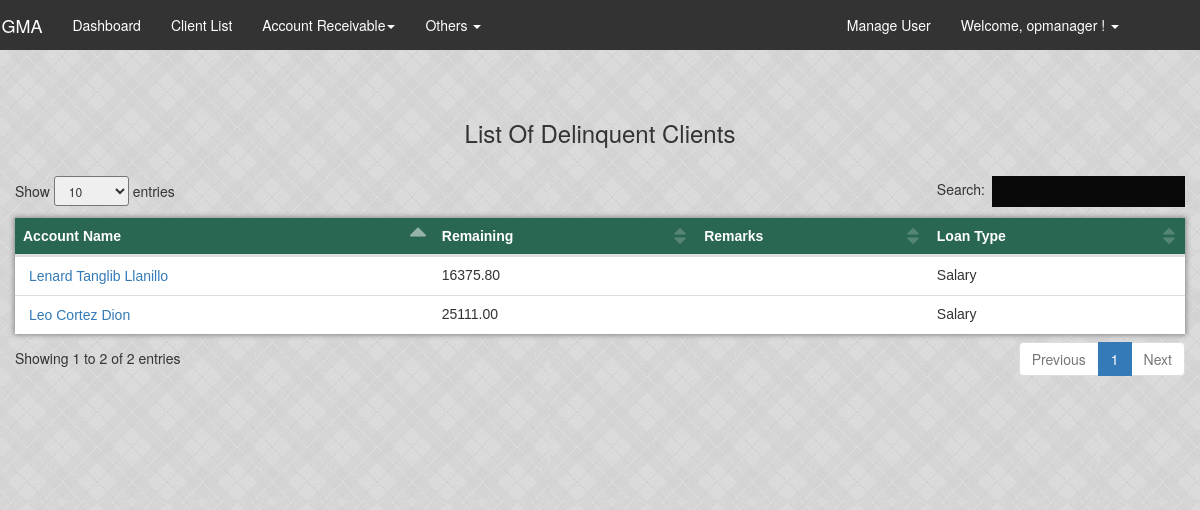
Screenshot of /html/SORDelinquentAccount.php (signed in) with the database file from the repository.
### tables this page shows
CREATE TABLE `loan` (
  `loan_id` int(11) NOT NULL AUTO_INCREMENT,
  `loan_balance` int(11) DEFAULT '0',
  `date_booked` date NOT NULL,
  `maturity_date` date NOT NULL,
  `client_id` int(11) NOT NULL,
  `bi_monthly` int(11) DEFAULT '0',
  `interest_rate` int(11) DEFAULT '0',
  `loan_class` varchar(45) NOT NULL,
  `original_amount` decimal(65,2) DEFAULT '0.00',
  `insurance` int(11) DEFAULT '0',
  `delinquent_status` enum('Active','Inactive','Legal') DEFAULT 'Active',
  `loan_type` enum('Salary','Business') NOT NULL,
  `loan_remarks` varchar(120) DEFAULT NULL,
  `loan_status` enum('Normal','Restructured','Remove') DEFAULT 'Normal',
  PRIMARY KEY (`loan_id`),
  KEY `fk_clientid_loan_idx` (`client_id`),
  CONSTRAINT `fk_clientid_loan` FOREIGN KEY (`client_id`) REFERENCES `client` (`client_id`) ON DELETE CASCADE ON UPDATE CASCADE
);

CREATE TABLE `client` (
  `client_id` int(11) NOT NULL AUTO_INCREMENT,
  `first_name` varchar(45) NOT NULL,
  `middle_name` varchar(45) NOT NULL,
  `last_name` varchar(45) NOT NULL,
  `name_of_spouse` varchar(45) DEFAULT NULL,
  `present_address` varchar(100) NOT NULL,
  `contact_no` varchar(45) NOT NULL,
  `requested_amount` int(11) DEFAULT '0',
  `registered_status` enum('Pending','Approved','Denied') NOT NULL DEFAULT 'Pending',
  `registered_date` date NOT NULL,
  `business_address` varchar(100) NOT NULL,
  `name_of_firm` varchar(60) NOT NULL,
  `employment` enum('Employed','Own Business') NOT NULL,
  `position` varchar(60) NOT NULL,
  PRIMARY KEY (`client_id`)
);

### html/SORDelinquentAccount.php (the view, shortened to what this page needs)
<?php
  include 'navigation.php';
?>
 <!DOCTYPE html>
 <html>
      <head>
          <link rel="stylesheet" href="css/w3.css">
          <link rel="stylesheet" type="text/css" href="css/table.css">
          <link rel="stylesheet" type="text/css" href="css/custom.css">
          <link rel="stylesheet" type="text/css" href="css/modal.css">
          <link rel="stylesheet" type="text/css" href="css/style.css">
          <link rel="stylesheet" type="text/css" href="css/search.css">
          <link rel="stylesheet" type="text/css" href="css/notification.css">
          <link rel="stylesheet" type="text/css" href="css/bootstrap.min2.css">
          <link rel="stylesheet" type="text/css" href="css/navigation.css">
          <link rel="stylesheet" type="text/css" href="css/navigation2.css">
          <link rel="stylesheet" type="text/css" href="css/dashboard.css">
          <link rel="stylesheet" type="text/css" href="css/dataTables.bootstrap.min.css" />
      </head>
      <body>
        <nav id="myNavbar" class="navbar nav-color" role="navigation">
            <div class="container">
                <div class="navbar-header">
                    <a class="navbar-brand" href="dashboard.php">SIGMA</a>
                </div>
                <div class="collapse navbar-collapse" id="bs-example-navbar-collapse-1">
                    <?php
                        echo navigate_it()
                    ?>
                    <ul class="nav navbar-nav navbar-right">
                    <?php
                      echo navigate_right();
                      ?>
                    </ul>
                </div>
            </div>
        </nav>
           <div class="container pad-1">
                <h3 align="center">List Of Delinquent Clients</h3>
                <br />
                     <table id="employee_data" class="table">
                          <thead>
                               <tr class="my-bg text-white">
                                    <th>Account Name</th>
                                    <th>Remaining</th>
                                    <th>Remarks</th>
                                    <th>Loan Type</th>
                               </tr>
                          </thead>
                          <?php
                          include 'Include/connection.php';
                             $query ="SELECT * from client
                                inner join loan on client.client_id = loan.client_id
                                WHERE registered_status='Approved' AND loan_status!='Remove'
                                AND (maturity_date <= (select curdate()) AND delinquent_status = 'Inactive') group by loan.loan_id;";
                             $result = mysqli_query($conn, $query);
                          while($row = mysqli_fetch_array($result))
                            {
                              $id = $row['loan_id'];
                              $sqlForRemain = "SELECT (loan_balance+COALESCE(SUM(fines),0)+COALESCE(SUM(interest),0)-COALESCE((SUM(amount_paid)),0)) as rb FROM payment JOIN payment_info ON payment_info.payment_id = payment.payment_id JOIN loan ON payment.loan_id=loan.loan_id WHERE status='updated' && payment.loan_id=$id";
                                  $rowRemain = mysqli_fetch_assoc(mysqli_query($conn,$sqlForRemain));
                                  $remaining = $rowRemain['rb'];
                                  $remarks= $row['loan_remarks'];
                                  $remarking = htmlspecialchars($remarks);
                                  $first_name = htmlspecialchars($row["first_name"]);
                                  $middle_name = htmlspecialchars($row["middle_name"]);
                                  $last_name = htmlspecialchars($row["last_name"]);
                                  if ($remaining > '0') {
                                    echo '
                                          <tr id='. $row['loan_id'] .'>
                                              <td>
                                                 <form class="pull-left" name="secret" method="post" action="search.php">
                                                  <a href="#" onclick="document.forms["secret"].submit();"><button style="background: transparent; border: none; outline: none;">'.$first_name.' '.$middle_name.' '.$last_name.'</button>&nbsp&nbsp</a>
                                                  <input type="hidden" name="loan_id" value='.$row["loan_id"].'>
                                                  </form>
                                              </td>
                                              <td>'.$remaining.'</td>
                                              <td data-target="remarks">'.$remarking.'</td>
                                              <td>'.$row["loan_type"].'</td>
                                          </tr>';
                                    }
                                }
                          ?>
                     </table>
          </div>
      </body>
 </html>

### html/css/w3.css (style rules this page uses)
html { box-sizing:border-box }
*,*:before,*:after { box-sizing:inherit }
html { -ms-text-size-adjust:100%;-webkit-text-size-adjust:100% }
body { margin:0 }
article,aside,details,figcaption,figure,footer,header,main,menu,nav,section,summary { display:block }
a { background-color:transparent;-webkit-text-decoration-skip:objects }
button,input,select,textarea { font:inherit;margin:0 }
button,input { overflow:visible }
button,select { text-transform:none }
button,html [type=button],[type=reset],[type=submit] { -webkit-appearance:button }
html,body { font-family:Verdana,sans-serif;font-size:15px;line-height:1.5 }
html { overflow-x:hidden }
h3 { font-size:24px }
h1,h2,h3,h4,h5,h6 { font-family:"Segoe UI",Arial,sans-serif;font-weight:400;margin:10px 0 }
a { color:inherit }

### html/css/table.css (style rules this page uses)
table { font-family: arial, sans-serif; border-collapse: collapse; width: 100%; }
.table { background-color: white!important; box-shadow: 0px 0px 5px 1px #888886!important; }
td, th { text-align: left; padding: 8px; }

### html/css/custom.css (style rules this page uses)
body { background-image: url("../img/cement2.jpg") !important; }
.text-white { color: white!important; }
.my-bg { background-color:#2a6752; }
a { text-decoration: none; }
table.dataTable thead .sorting_asc:after { content: "\e155"; }

### html/css/navigation.css (style rules this page uses)
.navbar-brand { color: #ffffff; }
.nav-color { background-color: #333; }
.navbar { border-radius: none !important; }

### html/css/navigation2.css (style rules this page uses)
.navbar-header { margin-left:-4%!important; }
.navbar-right { margin-right:21px; }
.text-white { color:#fff; }
.navbar { border:none; border-radius: 0px; position: fixed; width: 100%; z-index: 3; }

### html/css/dashboard.css (style rules this page uses)
.pad-1 { padding: 10rem 0 10rem 0; }

### rows the page displays
loan: client.first_name "Leo", client.middle_name "Cortez", client.last_name "Dion", remaining "25111.00", loan_type "Salary"
loan: client.first_name "Lenard", client.middle_name "Tanglib", client.last_name "Llanillo", remaining "16375.80", loan_type "Salary"

### other values shown
$username "opmanager"
